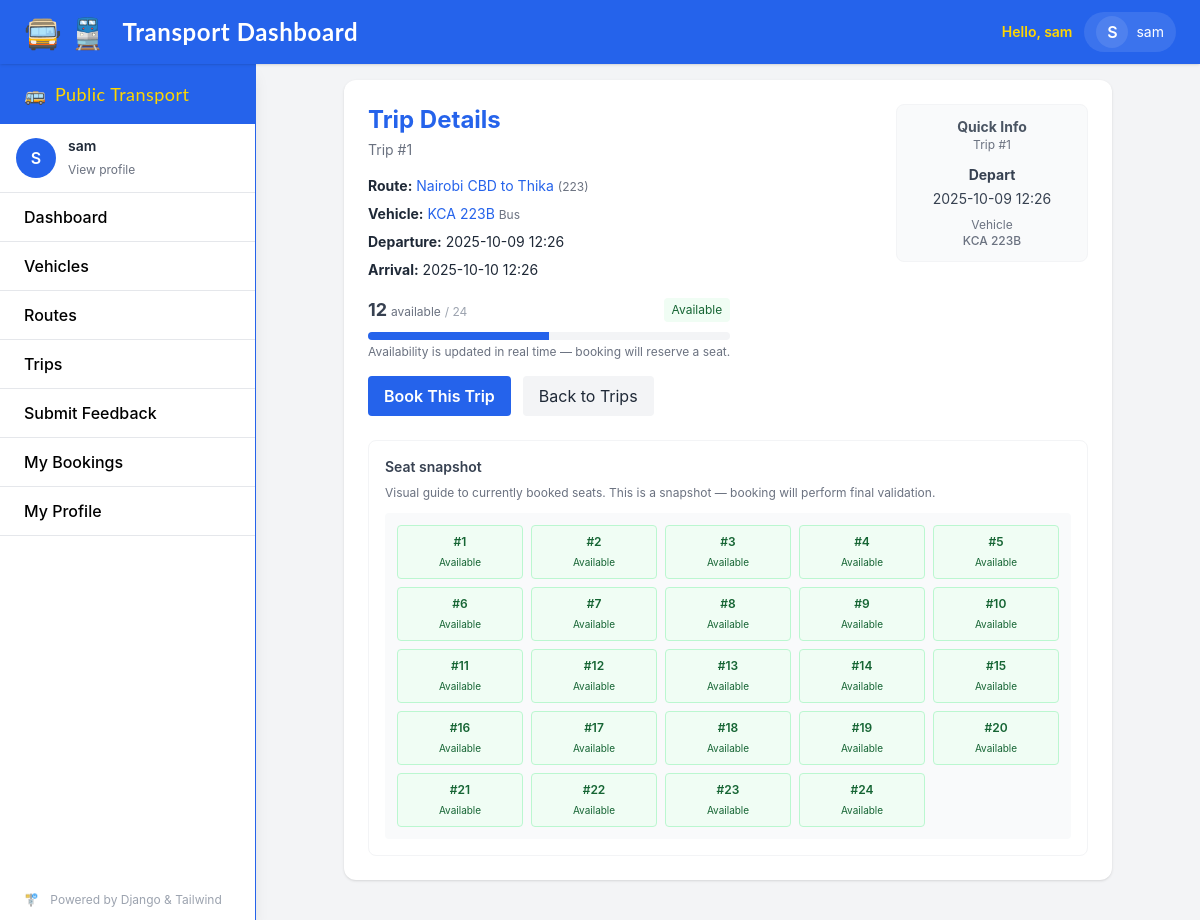
The app's page /trips/1/ (signed in), older data.
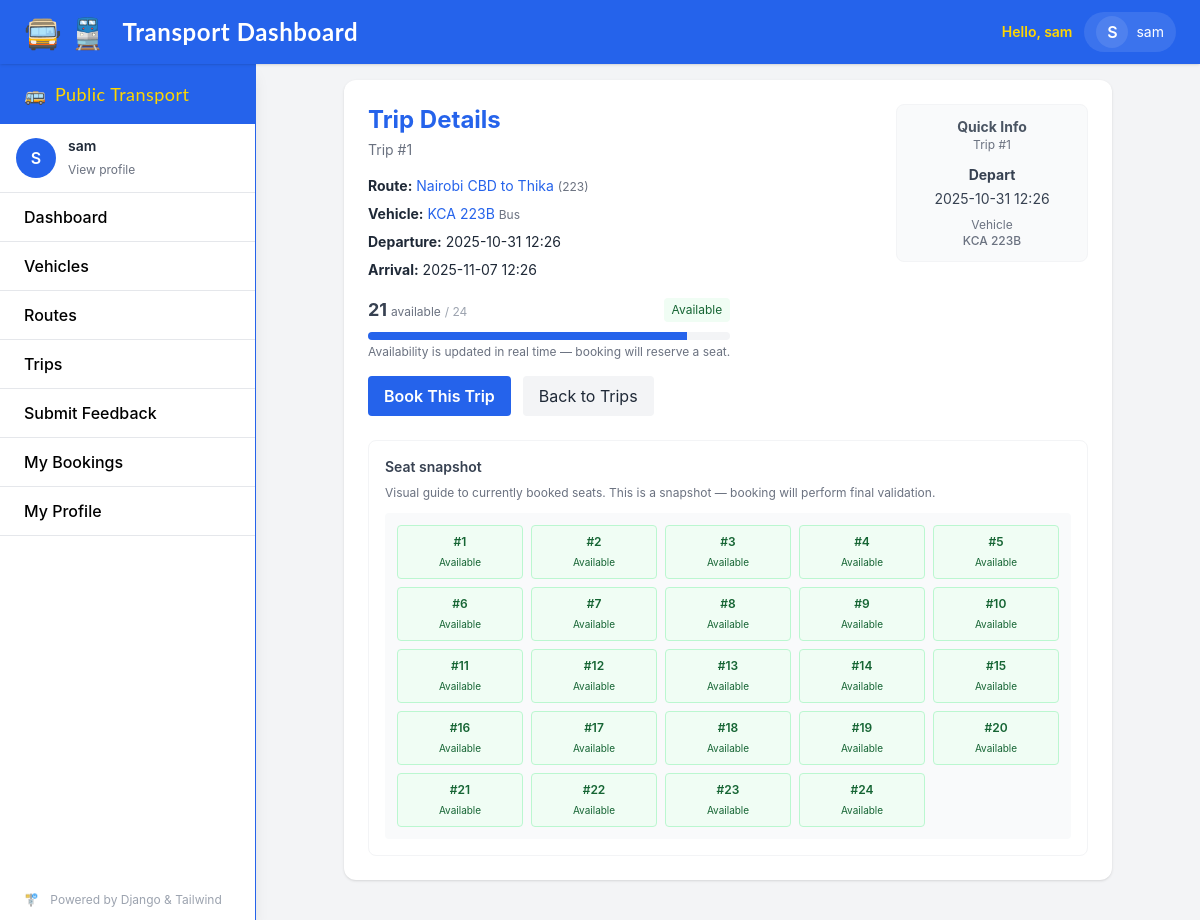
The same page, newer data.
### transport/models.py (models this page shows, shortened)
class Trip(models.Model):
    route = models.ForeignKey(Route, on_delete=models.CASCADE)
    vehicle = models.ForeignKey(Vehicle, on_delete=models.SET_NULL, null=True)
    scheduled_departure = models.DateTimeField()
    scheduled_arrival = models.DateTimeField()
    actual_departure = models.DateTimeField(null=True, blank=True)
    actual_arrival = models.DateTimeField(null=True, blank=True)
    timetable = models.ForeignKey(Timetable, on_delete=models.SET_NULL, null=True, blank=True)
    available_seats = models.PositiveIntegerField(default=0)

class Vehicle(models.Model):
    VEHICLE_TYPE_CHOICES = (
        ('bus', 'Bus'),
        ('train', 'Train'),
    )
    code = models.CharField(max_length=20, unique=True)
    vehicle_type = models.CharField(max_length=10, choices=VEHICLE_TYPE_CHOICES)
    capacity = models.PositiveIntegerField()
    active = models.BooleanField(default=True)
    assigned_routes = models.ManyToManyField(Route, related_name='vehicles', blank=True)

class Route(models.Model):
    name = models.CharField(max_length=100)
    code = models.CharField(max_length=20, unique=True)
    description = models.TextField(blank=True)
    active = models.BooleanField(default=True)

### transport/views.py (the view)
# urls.py: path('trips/<int:pk>/', TripDetailView.as_view(), name='trip-detail'),        # all users
class TripDetailView(LoginRequiredMixin, DetailView):
    model = Trip
    template_name = 'dashboard/trip_detail.html'
    context_object_name = 'trip'

### transport/templates/dashboard/trip_detail.html (shortened to what the changed rows need)
{% extends "base.html" %}
{% block content %}
<div class="bg-white rounded-xl shadow p-6 max-w-3xl mx-auto">
  <div class="flex items-start justify-between gap-6">
    <div>
      <h2 class="text-2xl font-bold mb-1 text-transport-blue">Trip Details</h2>
      <p class="text-sm text-gray-500 mb-4">Trip #{{ trip.pk }}</p>
      <ul class="mb-4 space-y-2 text-sm text-gray-800">
        <li><strong>Route:</strong>
          <a href="{% url 'dashboard:route-detail' trip.route.pk %}" class="text-transport-blue hover:underline">
            {{ trip.route.name }} <span class="text-xs text-gray-500">({{ trip.route.code }})</span>
          </a>
        </li>
        <li><strong>Vehicle:</strong>
          {% if trip.vehicle %}
            <a href="{% url 'dashboard:vehicle-detail' trip.vehicle.pk %}" class="text-transport-blue hover:underline">
              {{ trip.vehicle.code }} <span class="text-xs text-gray-500">{{ trip.vehicle.get_vehicle_type_display }}</span>
            </a>
          {% else %}
            <span class="text-gray-500">Unassigned</span>
          {% endif %}
        </li>
        <li><strong>Departure:</strong> {{ trip.scheduled_departure|date:"Y-m-d H:i" }}</li>
        <li><strong>Arrival:</strong> {{ trip.scheduled_arrival|date:"Y-m-d H:i" }}</li>
      </ul>
      <div class="mb-4">
        <div class="flex items-center justify-between mb-2">
          <div class="text-sm text-gray-700">
            <strong class="text-lg">{{ trip.available_seats }}</strong>
            <span class="text-xs text-gray-500">available</span>
            {% if trip.vehicle and trip.vehicle.capacity %}
              <span class="text-xs text-gray-400"> / {{ trip.vehicle.capacity }}</span>
            {% endif %}
          </div>
        </div>
        {% if trip.vehicle and trip.vehicle.capacity %}
          <div class="w-full bg-gray-100 rounded h-2 overflow-hidden mb-1" aria-hidden="true">
            <div
              class="h-2 bg-transport-blue"
              style="width: {% widthratio trip.available_seats trip.vehicle.capacity 100 %}%;"
            ></div>
          </div>
        {% endif %}
        <p class="text-xs text-gray-500">Availability is updated in real time — booking will reserve a seat.</p>
      </div>
      <div class="flex items-center gap-3">
        {% if user.is_authenticated and not user.is_staff %}
          <a href="{% url 'dashboard:booking-add' %}?trip={{ trip.pk }}" class="inline-block bg-transport-blue text-white px-4 py-2 rounded hover:bg-blue-700 transition font-semibold">
          </a>
        {% endif %}
        <a href="{% url 'dashboard:trip-list' %}" class="inline-block bg-gray-100 text-gray-800 px-4 py-2 rounded hover:bg-gray-200">Back to Trips</a>
      </div>
    </div>
    <aside class="w-48 hidden md:block">
      <div class="bg-gray-50 border border-gray-100 rounded-lg p-3 text-center">
        <div class="mb-3">
          <strong class="text-sm block text-gray-600">Quick Info</strong>
          <div class="text-xs text-gray-500">Trip #{{ trip.pk }}</div>
        </div>
        <div class="text-sm text-gray-700 mb-2">
          <div><strong>Depart</strong></div>
          <div class="mt-1">{{ trip.scheduled_departure|date:"Y-m-d H:i" }}</div>
        </div>
        <div class="text-xs text-gray-500">
          <div>Vehicle</div>
          <div class="font-medium">
            {% if trip.vehicle %}
              {{ trip.vehicle.code }}
            {% else %}
              —
            {% endif %}
          </div>
        </div>
      </div>
    </aside>
  </div>
</div>
{% endblock %}

Row changes from the older to the newer data that the page shows:
changed Trip "Nairobi CBD to Thika": scheduled_departure "2025-10-09 12:26" → "2025-10-31 12:26"; scheduled_arrival "2025-10-10 12:26" → "2025-11-07 12:26"; available_seats "12" → "21"
